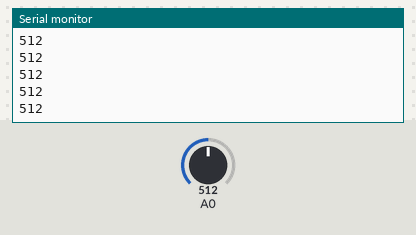
Simulated run of this sketch. Board: Arduino Uno, built with avr-gcc and run on an emulated ATmega328P. Parts: the last lines printed to the serial monitor. Inputs (shaded band) come from the test bench; at power-on: A0 = 512.

Above: at 1.2 s.
1.3 s: A0 set to 716
At 2.0 s:
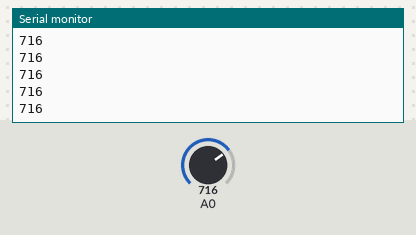
2.8 s: A0 set to 900
At 3.3 s:
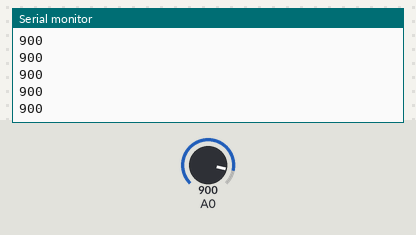
Timing chart, 0 to 5.8 s (numbered marks = the images above; inputs shaded):
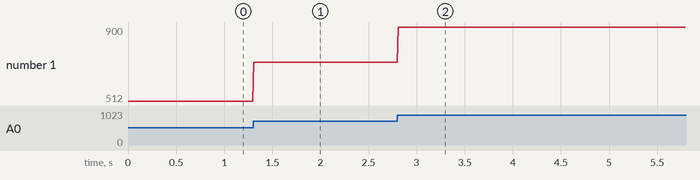

Measured:
- after the input at 1.3 s, the serial monitor: prints a new line at once (image 1)
- after the input at 2.8 s, the serial monitor: prints a new line at once (image 2)
- plotted number 1: 512 → 716 after the input at 1.3 s, 716 → 900 after the input at 2.8 s

The sketch:

testing.ino
```cpp
int max0 = 0, min0 = 1024;
double mean = 0;
int n = 0;

void setup() {
  // put your setup code here, to run once:
  Serial.begin(115200);

  mean = analogRead(A0);
  n++;
}

void loop() {
  // put your main code here, to run repeatedly:
  int in = analogRead(A0);


    Serial.println(in);
    delay(10);
  //  if (in > max0) {
  //    max0 = in;
  //    Serial.print("Max ");
  //    Serial.println(max0);
  //  }
  //  if (in < min0) {
  //    min0 = in;
  //    Serial.print("Min ");
  //    Serial.println(min0);
  //  }

//  mean = (mean * (n++) + in) / n;
//  Serial.println(mean);
//  delayMicroseconds(100);
}
```
